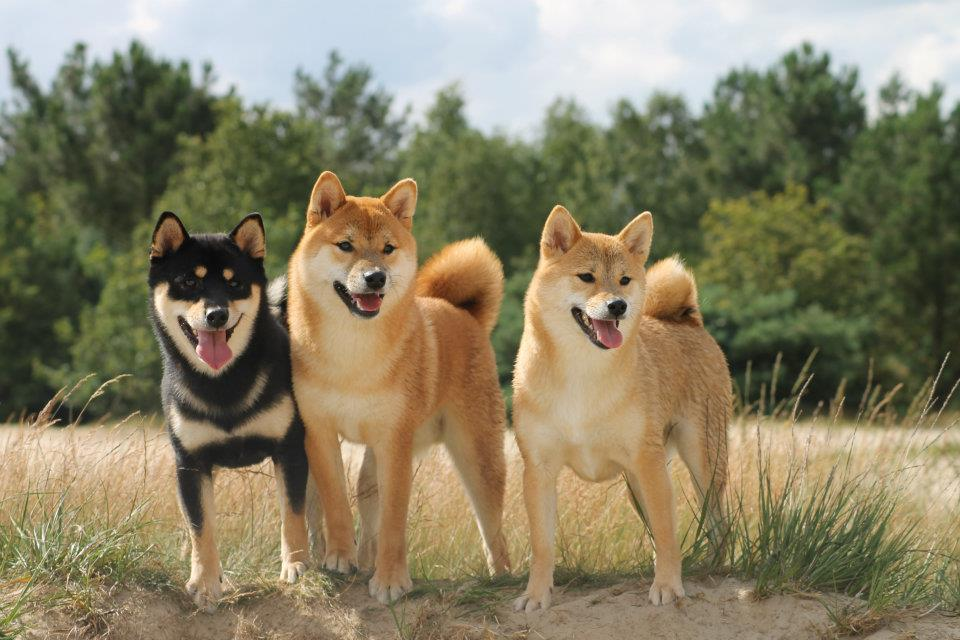
#> input picture Testing Grounds/ztest_media/cachorros.jpg, 960 x 640 px
$ jupyter execute --allow-errors homography_warping_testing.ipynb
#> lines starting #> are read from the running program, lines starting #| are printed output that depends on the picture; after the words box and inside, x2 and y2 are one past the last pixel; in counts of white or black regions, pixels touching at a corner belong together
[cell 1]
import numpy as np
import cv2
import OpCV_Utils
import random
import matplotlib.pyplot as plt

[cell 2]
def img_warping_ref_obj(img, ref_points, ref_obj_W, ref_obj_H, pad=0):
    # ref_points format = np.array([[[p1x, p1y]], [[p2x, p2y]], [[p3x, p3y]], [[p4x, p4y]]])

    ###################################################
    # Reordering points if needed:
    reordered_points = np.zeros_like(ref_points)
    points = ref_points.reshape((4,2))

    add = points.sum(1)
    reordered_points[0] = points[np.argmin(add)]
    reordered_points[3] = points[np.argmax(add)]

    diff = np.diff(points, axis = 1)
    reordered_points[1] = points[np.argmin(diff)]
    reordered_points[2] = points[np.argmax(diff)]

    points = reordered_points
    ###################################################

    pts1 = np.float32(points)
    pts2 = np.float32([[0,0],[ref_obj_W,0],[0,ref_obj_H],[ref_obj_W,ref_obj_H]])
    matrix = cv2.getPerspectiveTransform(pts1,pts2)
    img_warped = cv2.warpPerspective(img, matrix, (ref_obj_W, ref_obj_H))
    img_warped = img_warped[pad:img_warped.shape[0]-pad, pad:img_warped.shape[1]-pad]

    return img_warped

[cell 3]
def Img_Homography(img, points1, points2, pad=0):

    # points format = np.array([[[p1x, p1y]], [[p2x, p2y]], [[p3x, p3y]], [[p4x, p4y]]])

    ###################################################
    reordered_points1 = np.zeros_like(points1)
    points1 = points1.reshape((4,2))

    add = points1.sum(1)
    reordered_points1[0] = points1[np.argmin(add)]
    reordered_points1[3] = points1[np.argmax(add)]

    diff = np.diff(points1, axis = 1)
    reordered_points1[1] = points1[np.argmin(diff)]
    reordered_points1[2] = points1[np.argmax(diff)]

    points1 = reordered_points1
    ###################################################
    reordered_points2 = np.zeros_like(points2)
    points2 = points2.reshape((4,2))

    add = points2.sum(1)
    reordered_points2[0] = points2[np.argmin(add)]
    reordered_points2[3] = points2[np.argmax(add)]

    diff = np.diff(points2, axis = 1)
    reordered_points2[1] = points2[np.argmin(diff)]
    reordered_points2[2] = points2[np.argmax(diff)]

    points2 = reordered_points2
    ###################################################

    pts1 = np.float32(points1)
    pts2 = np.float32(points2)
    matrix = cv2.getPerspectiveTransform(pts1,pts2)
    w = points2[1][0][0] - points2[0][0][0]
    h = points2[1][0][1] - points2[0][0][1]
    img_warp = cv2.warpPerspective(img, matrix, (w,h))
    img_warp = img_warp[pad:img_warp.shape[0]-pad, pad:img_warp.shape[1]-pad]

    return img_warp

[cell 4]
image = cv2.imread('ztest_media/cachorros.jpg')
#> image is the input picture: shape (640, 960, 3); mean B, G, R 101.9, 129.1, 136.6
image.shape
#> Out = (640, 960, 3)

[cell 5]
Ax = 30;   Ay = 30
Bx = 400;   By = 50
Cx = 30;  Cy = 500
Dx = 400;  Dy = 520

cv2.circle(image, (Ax,Ay), 5, (255, 0, 0), 5)
#> image: shape (640, 960, 3); 0.03% of pixels changed, all inside (x1, y1, x2, y2) = (22, 22, 39, 39)
cv2.circle(image, (Bx,By), 5, (255, 0, 0), 5)
#> image: shape (640, 960, 3); mean B, G, R 101.9, 129, 136.4
cv2.circle(image, (Cx,Cy), 5, (255, 0, 0), 5)
#> image: shape (640, 960, 3); mean B, G, R 102, 128.9, 136.4
cv2.circle(image, (Dx,Dy), 5, (255, 0, 0), 5)
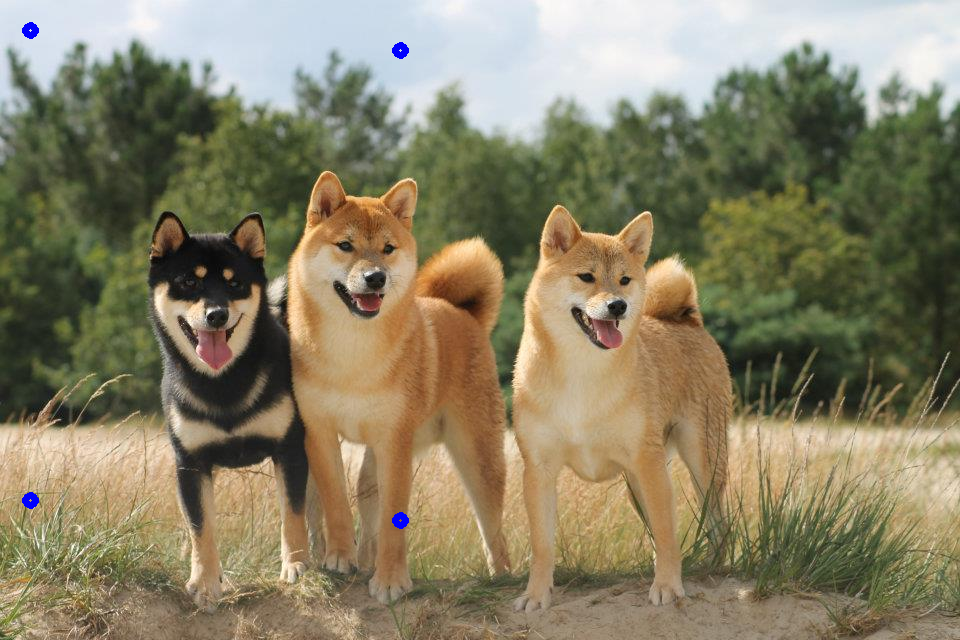
#> image: shape (640, 960, 3); mean B, G, R 102, 128.9, 136.3

cv2.imshow('wind', image)
cv2.waitKey(0)
cv2.destroyAllWindows()

[cell 6]
W = 400
H = 400
points = np.array([[[Ax, Ay]],
                  [[Bx, By]],
                  [[Cx, Cy]],
                  [[Dx, Dy]]])

print(points)

#> (a cell that did not finish here is left out)

#> (a cell that did not finish here is left out)

[cell 9]
Ax1 = 30;   Ay1 = 30
Bx1 = 400;   By1 = 50
Cx1 = 30;  Cy1 = 500
Dx1 = 400;  Dy1 = 520

Ax2 = 30+24;   Ay2 = 30+23
Bx2 = 400-50;   By2 = 50-10
Cx2 = 30+34;  Cy2 = 500+10
Dx2 = 400+21;  Dy2 = 520-40

points1 = np.array([[[Ax1, Ay1]], [[Bx1, By1]], [[Cx1, Cy1]], [[Dx1, Dy1]]])
points2 = np.array([[[Ax2, Ay2]], [[Bx2, By2]], [[Cx2, Cy2]], [[Dx2, Dy2]]])

cv2.circle(image, (Ax1,Ay1), 5, (255, 0, 0), 5)
cv2.circle(image, (Bx1,By1), 5, (255, 0, 0), 5)
cv2.circle(image, (Cx1,Cy1), 5, (255, 0, 0), 5)
cv2.circle(image, (Dx1,Dy1), 5, (255, 0, 0), 5)

cv2.circle(image, (Ax2,Ay2), 5, (0, 0, 255), 5)
#> image: shape (640, 960, 3); 0.03% of pixels changed, all inside (x1, y1, x2, y2) = (46, 45, 63, 62)
cv2.circle(image, (Bx2,By2), 5, (0, 0, 255), 5)
#> image: shape (640, 960, 3); mean B, G, R 101.9, 128.7, 136.3
cv2.circle(image, (Cx2,Cy2), 5, (0, 0, 255), 5)
#> image: shape (640, 960, 3); mean B, G, R 101.9, 128.7, 136.4
cv2.circle(image, (Dx2,Dy2), 5, (0, 0, 255), 5)
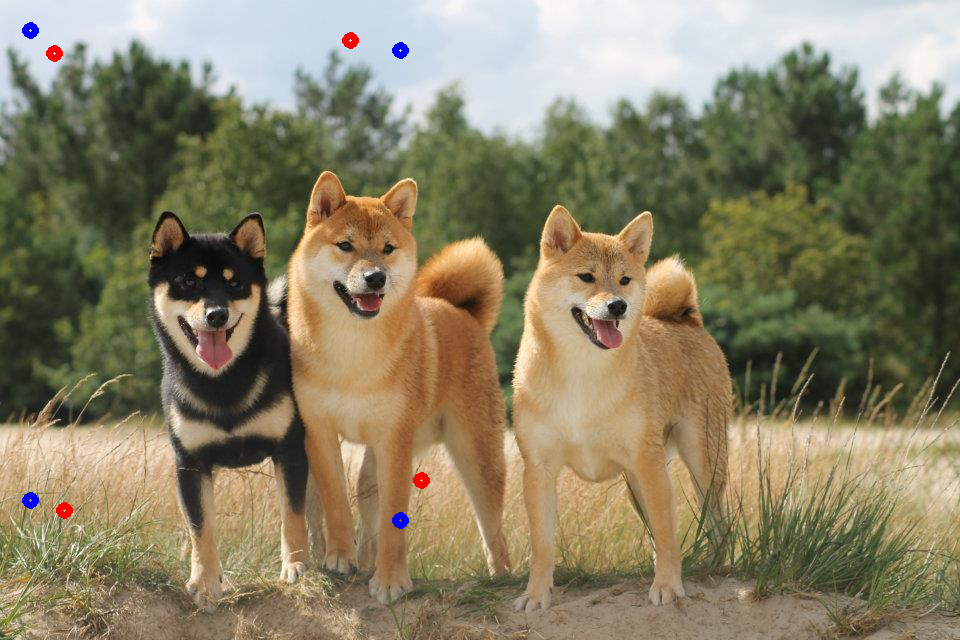
#> image: shape (640, 960, 3); mean B, G, R 101.8, 128.6, 136.4

cv2.imshow('wind', image)
print(image.shape)
#| (640, 960, 3)
cv2.waitKey(0)
cv2.destroyAllWindows()

warped = Img_Homography(image, points1, points2, pad=0)
#> in Img_Homography, `img_warp = cv2.warpPerspective(img, matrix, (w,h))`:
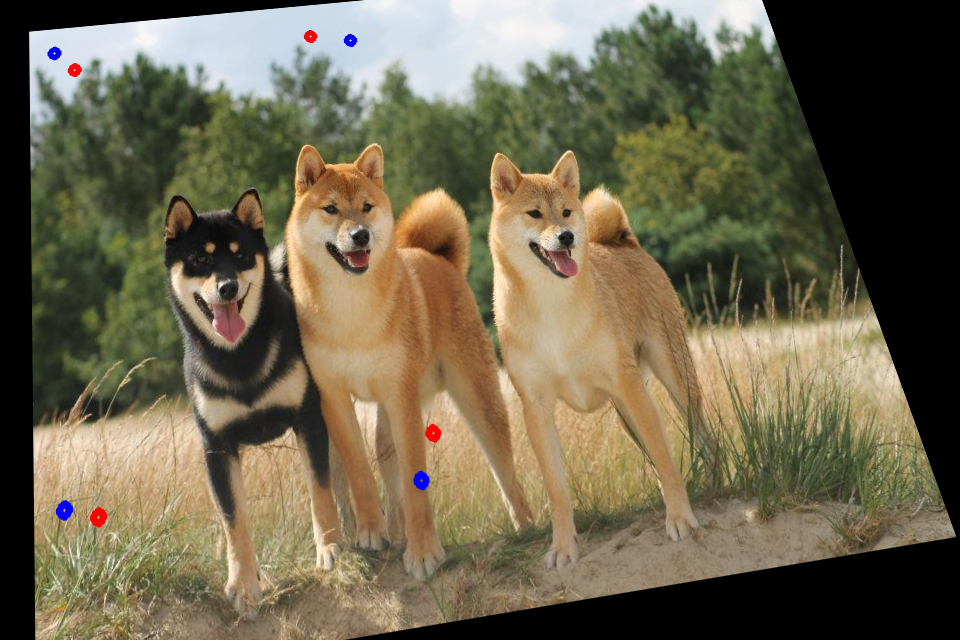
#> img_warp: shape (640, 960, 3); mean B, G, R 78.2, 102, 110.3
print(warped.shape)
#| (640, 960, 3)
cv2.imshow('wind', warped)
cv2.waitKey(0)
cv2.destroyAllWindows()
